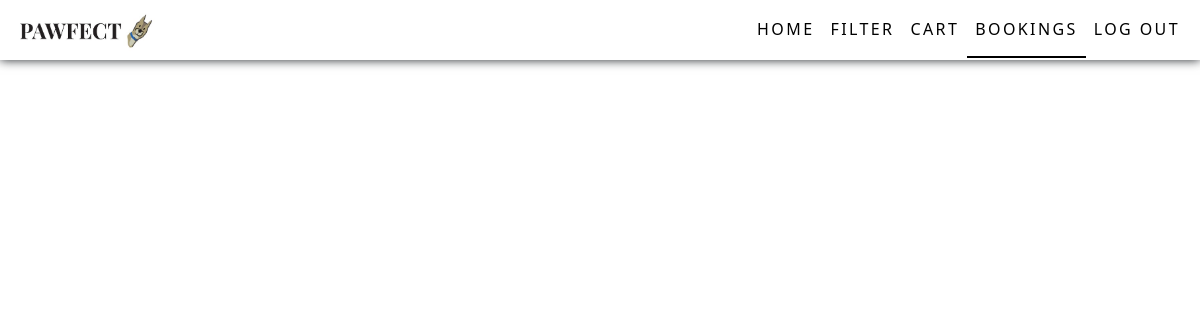
Page /bookings (signed in) on the earlier database version.
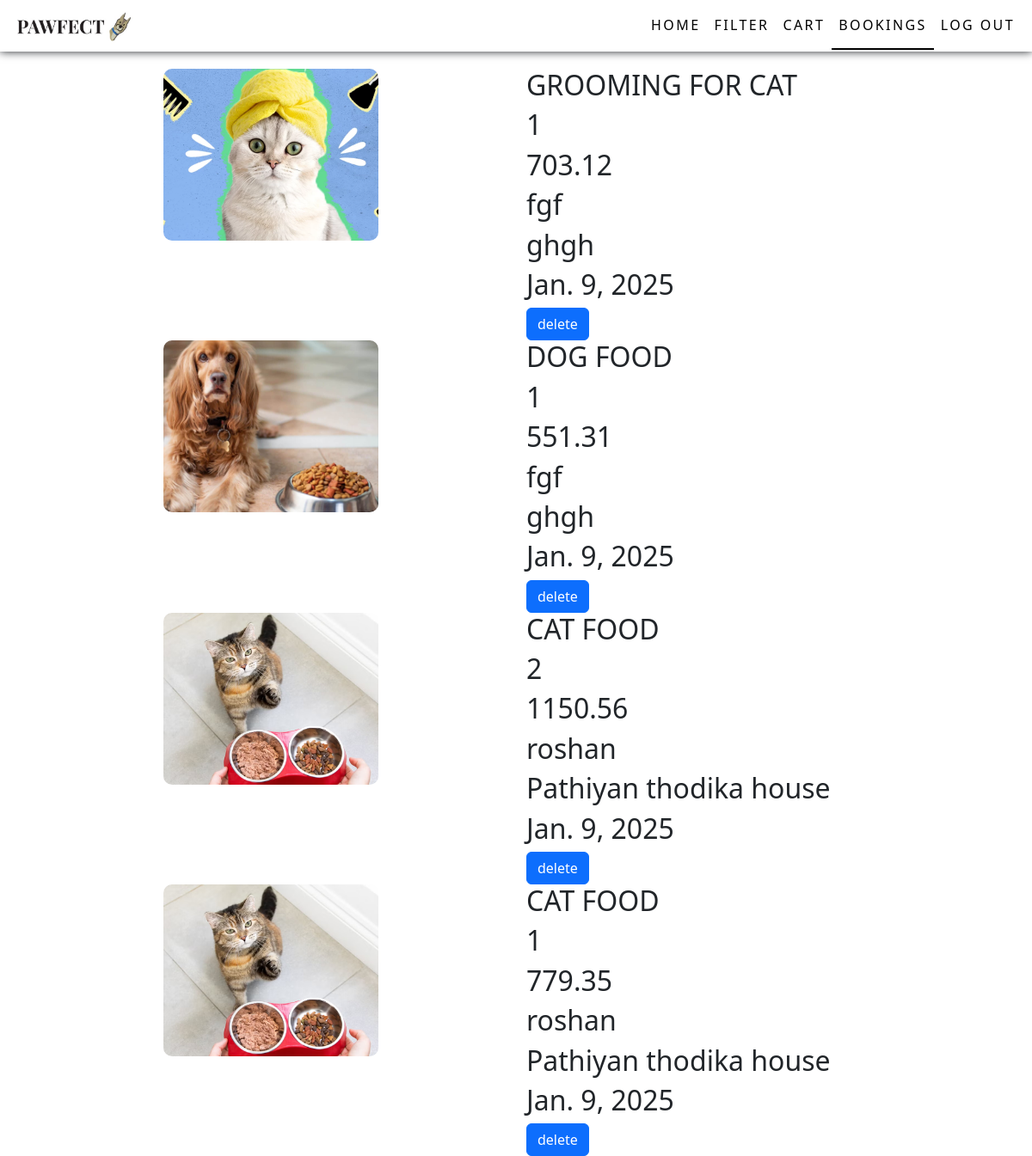
Same page on the later database version.
### app/models.py (models this page shows)
class Bookings(models.Model):
    user=models.ForeignKey(User,on_delete=models.CASCADE)
    pro=models.ForeignKey(Details,on_delete=models.CASCADE)
    qty=models.TextField()
    price=models.FloatField()
    address=models.ForeignKey(Address,on_delete=models.CASCADE)
    date=models.DateField(auto_now_add=True)

class Details(models.Model):
    product=models.ForeignKey(Product, on_delete=models.CASCADE)
    dis=models.TextField()
    price=models.IntegerField()
    ofr_per=models.FloatField()
    ofr_price=models.FloatField()
    stock=models.IntegerField()

class Product(models.Model):
    category=models.ForeignKey(Category, on_delete=models.CASCADE)
    name=models.TextField()
    img=models.FileField()
    dis=models.TextField()

class Address(models.Model):
    user=models.ForeignKey(User,on_delete=models.CASCADE)
    name=models.TextField()
    phn=models.IntegerField()
    house=models.TextField()
    street=models.TextField()
    pin=models.IntegerField()
    state=models.TextField()

### app/views.py (the view)
# urls.py: path('bookings',views.bookings),
def bookings(req):
    if 'user' in req.session:
        user=User.objects.get(username=req.session['user'])
        data=Bookings.objects.filter(user=user)[: : -1]
        pet=Pet.objects.all()
        cat=Category.objects.all()
        return render(req,'user/bookings.html',{'data':data,'pet':pet,'cat':cat})
    else:
        return redirect(shop_login)

### templates/user/bookings.html (shortened to what this page needs)
<!DOCTYPE html>
<html lang="en">
<head>
    {% load static %}
    <link href="https://cdn.jsdelivr.net/npm/bootstrap@5.3.3/dist/css/bootstrap.min.css" rel="stylesheet">
    <link rel="stylesheet" href="{% static 'css/style.css' %}">
    <link rel="stylesheet" href="{% static 'css/userHome.css' %}">
</head>
<body>
    <nav class="navbar navbar-expand-sm  fixed-top">
        <div class="container-fluid">
          <a class="navbar-brand" href="#"><img src="{% static 'images/pawfectlogo.jpg'%}" alt="" width="150px"></a>
          <div class="collapse navbar-collapse justify-content-end" id="collapsibleNavbar">
            <ul class="navbar-nav">
              <li class="nav-item">
                <a class="nav-link" href="../user_home">HOME</a>
              </li>
              <li class="nav-item dropdown petDrop">
                <a class="nav-link " href="#" role="button" data-bs-toggle="dropdown">FILTER</a>
              </li>
              <li class="nav-item">
                <a class="nav-link "  href="../viewCart">CART</a>
              </li>
              <li class="nav-item">
                <a class="nav-link active" href="">BOOKINGS</a>
              </li>
              <li class="nav-item">
                <a class="nav-link" href="logout">Log out</a>
              </li>
            </ul>
          </div>
        </div>
      </nav>
    <div class="container">
        {% for i in data %}
        <div class="row">
            <div class="col-lg-6">
                <img class="petPhoto" src="{{i.pro.product.img.url}}" alt="" style="width: 250px;height: 200px;object-fit: cover;">
            </div>
            <div class="col-lg-6">
                <h2>{{i.pro.product.name}}</h2>
                <h2>{{i.qty}}</h2>
                <h2>{{i.price}}</h2>
                <h2>{{i.address.name}}</h2>
                <h2>{{i.address.house}}</h2>
                <h2>{{i.date}}</h2>
                <a class="btn btn-primary" href="deleteBookings/{{i.pk}}">delete</a>
            </div>
        </div>
        {% endfor %}
    </div>
</body>
</html>

Differences in the rows shown:
added Bookings: pro.product.img (picture), pro.product.name "GROOMING FOR CAT", qty "1", price "703.12", address.name "fgf", address.house "ghgh", date "Jan. 9, 2025"
added Bookings: pro.product.img (picture), pro.product.name "DOG FOOD", qty "1", price "551.31", address.name "fgf", address.house "ghgh", date "Jan. 9, 2025"
added Bookings: pro.product.img (picture), pro.product.name "CAT FOOD", qty "2", price "1150.56", address.name "roshan", address.house "Pathiyan thodika house", date "Jan. 9, 2025"
added Bookings: pro.product.img (picture), pro.product.name "CAT FOOD", qty "1", price "779.35", address.name "roshan", address.house "Pathiyan thodika house", date "Jan. 9, 2025"
